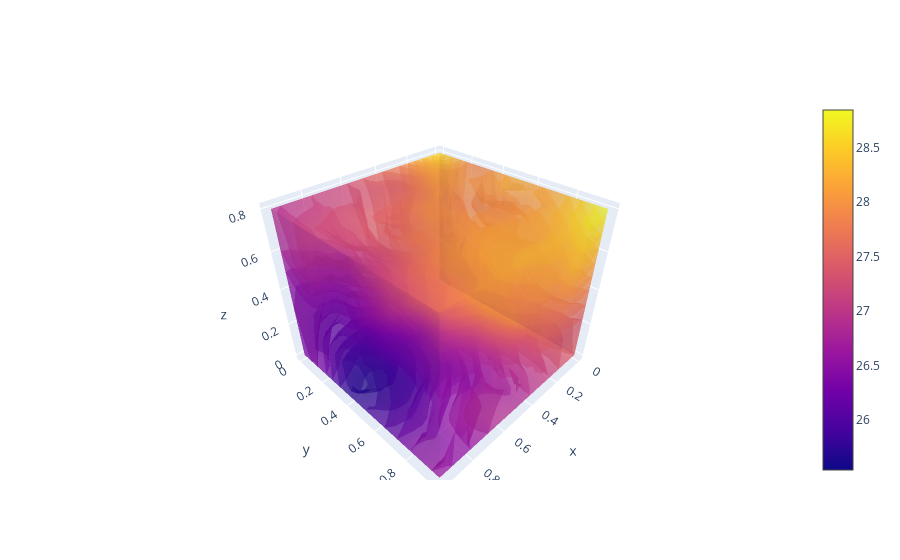
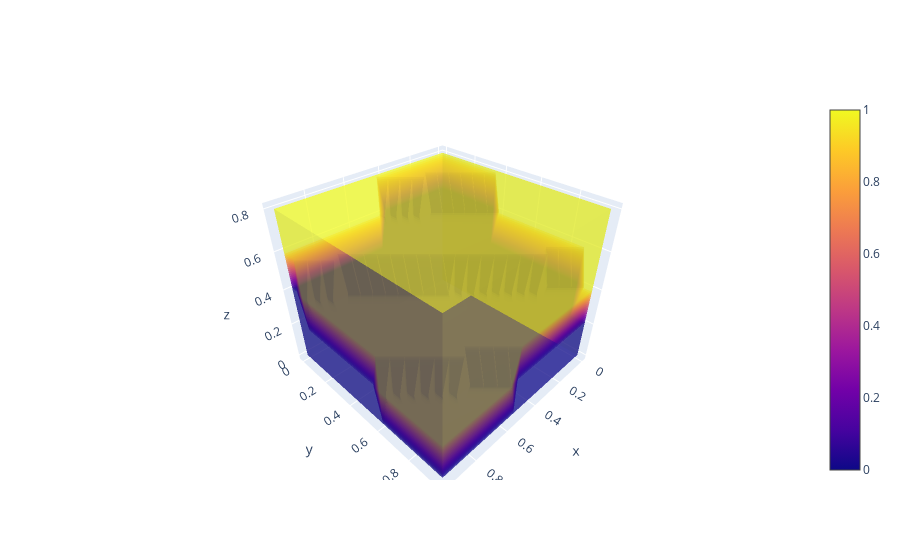
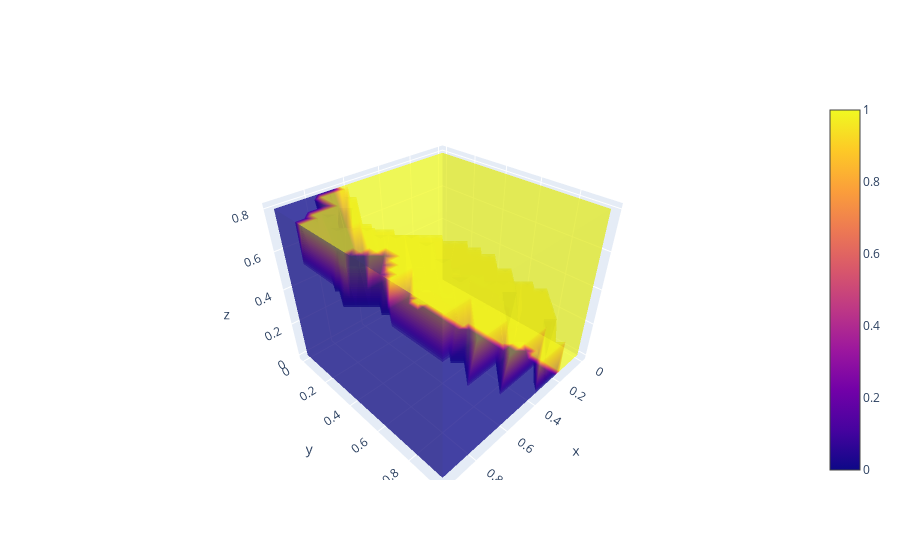

Here is the notebook cell these charts were saved with, in order:
### Code cell
import numpy as np
import matplotlib.pyplot as plt
import plotly
import plotly.graph_objects as go
from matplotlib.gridspec import GridSpec
from random import sample
from scipy.stats import mvn                     # For calculating multivariate pdf and cdf distributions
import plotly.graph_objects as go # for plotting 3d structures

## Functions used
def Matern_cov(sigma, eta, t):
    '''
    :param sigma: scaling coef
    :param eta: range coef
    :param t: distance matrix
    :return: matern covariance
    '''
    return sigma ** 2 * (1 + eta * t) * np.exp(-eta * t)


def design_matrix(sites1v, sites2v, sites3v):
    '''
    :param sites1v:
    :param sites2v:
    :param sites3v:
    :return:
    '''
    return np.hstack((np.ones([len(sites1v), 1]), sites1v, sites2v, sites3v))


def plotf(Y, string):
    plt.figure(figsize=(5,5))
    plt.imshow(Y)
    plt.title(string)
    plt.colorbar(fraction=0.045, pad=0.04)
    plt.gca().invert_yaxis()
    plt.show()


def plotsub(val, string):

    n = val.shape[2]
    fig = plt.figure(figsize=(n * 8, 10))
    gs = GridSpec(nrows=1, ncols=n)
    gs.update(wspace=0.5)

    amin = np.amin(val)
    amax = np.amax(val)

    for i in range(n):
        ax = fig.add_subplot(gs[i])
        im = ax.imshow(val[:, :, i], vmin = amin, vmax = amax)
        plt.colorbar(im, fraction = .04, pad = .04)
        plt.gca().invert_yaxis()
        ax.set(title = string + " on layer " + str(i))
    plt.show()


def plotdepth(val, sites1m, sites2m, string):
    fig = plt.figure(figsize=(10, 10))
    ax = fig.add_subplot(111, projection='3d')
    no = val.shape[2]
    colormap = plt.cm.YlOrRd
    for i in range(no):
        ax.plot_surface(sites1m[:, :, i], sites2m[:, :, i], i * np.ones_like(sites2m[:, :, i]), \
                        facecolors=plt.cm.jet(val[:, :, i]))
        # print(i)
    # ax0.scatter(sites1v, sites2v, sites3v, c="black")
    # ax0.set(xlabel='easting', ylabel='northing')
    plt.show()


def plotf3d(val, X, Y, Z):

    fig = go.Figure(data=go.Volume(
        x=X, y=Y, z=Z,
        value=val,
        opacity=0.4,
        surface_count = 50,
    ))
    fig.update_layout(scene_xaxis_showticklabels=False,
                      scene_yaxis_showticklabels=False,
                      scene_zaxis_showticklabels=False)
    plotly.offline.plot(fig)


def sampling_design(n, M):
    '''
    :param n:
    :param M:
    :return:
    '''
    F = np.zeros([M, n])
    # ind = np.random.randint(n, size = M)
    ind = sample(range(n), M)
    for i in range(M):
        F[i, ind[i]] = True
    return F, ind


print("hello world")
# setup grid
n1 = 25
n2 = 25
n3 = 5
n = n1 * n2 * n3

dn1 = 1/n1
dn2 = 1/n2
dn3 = 1/n3


# define the threshold for salinity only now
S_thres = 31.208

# define regular grid of locations
uu = np.arange(0, 1, dn1).reshape(-1, 1)
vv = np.arange(0, 1, dn2).reshape(-1, 1)
ww = np.arange(0, 1, dn3).reshape(-1, 1)

# vectorise the field
sites1m, sites2m, sites3m = np.meshgrid(uu, vv, ww)
sites1v = sites1m.flatten().reshape(-1, 1)
sites2v = sites2m.flatten().reshape(-1, 1)
sites3v = sites3m.flatten().reshape(-1, 1)

# plot the field
fig = plt.figure(figsize = (10, 10))
ax0 = fig.add_subplot(111, projection = '3d')
ax0.scatter(sites1v, sites2v, sites3v, c = "black")
ax0.set(xlabel = 'easting', ylabel = 'northing')
plt.show()

# prior mean
m = 0

# compute distance
aa = np.ones([n, 1])
ddx = np.dot(sites1v, aa.T) - np.dot(aa, sites1v.T)
dd2x = ddx * ddx
ddy = np.dot(sites2v, aa.T) - np.dot(aa, sites2v.T)
dd2y = ddy * ddy
ddz = np.dot(sites3v, aa.T) - np.dot(aa, sites3v.T)
dd2z = ddz * ddz
H = np.sqrt(dd2x + dd2y + dd2z)

plotf(H, "distance matrix")

# Simulate the initial random field
alpha = 1.0 # beta as in regression model
sigma = 1.2  # scaling coef in matern kernel
eta = 1.5 # range coef in matern kernel
# eta = 10 # range coef in matern kernel
tau = .05 # iid noise

beta1 = 29.0
beta2 = .133
beta3 = .15
beta4 = .4

BETA_TRUE = np.array([[beta1], [beta2], [beta3], [beta4]])
THETA_TRUE = np.array([[sigma], [eta], [tau]])

Sigma = Matern_cov(sigma, eta, H)  # matern covariance
plotf(Sigma, "cov")

L = np.linalg.cholesky(Sigma)  # lower triangle matrix

x = np.dot(L, np.random.randn(n).reshape(-1, 1))
X = design_matrix(sites1v, sites2v, sites3v) # X refers to the design matrix, including the intercept
mu_trend = np.dot(X, BETA_TRUE).reshape(n, 1)
mu_trend_m = mu_trend.reshape(n1, n2, n3)

# plotsub(mu_trend_m, "trend of the field")
# plotdepth(mu_trend_m, sites1m, sites2m, "test")

plotsub(np.copy(mu_trend).reshape(n1, n2, n3), "mean trend")
mu_real = mu_trend + x  # add covariance
plotsub(np.copy(mu_real).reshape(n1, n2, n3), "realisation of grf")

pp = []
for i in range(n):
    Sigma_selected = Sigma[i,i]
    Mxi = mu_trend[i]
    pp.append(mvn.mvnun(np.array([-np.inf]), np.array([0]), np.subtract([S_thres], np.array(Mxi)), Sigma_selected)[0])

ES_p = np.array(pp)
ES_pm = ES_p.reshape(n1, n2, n3)
plotsub(ES_pm, "excursion probability")
# for i in range(n3):
#     pp = []
#     for j in range(n1):
#         for k in range(n2):
#             Sigma_selected = Sigma[j, k]


excursion = mu_trend.copy()
# excursion = mu_real.copy()
if np.amax(excursion) < S_thres:
    S_thres = np.mean(excursion)
excursion[mu_trend>S_thres] = 1
excursion[mu_trend<=S_thres] = 0

excursion_m = excursion.reshape(n1, n2, n3)
plotsub(excursion_m, "excursion")

fig = go.Figure(data = go.Volume(
    x = sites1v, y = sites2v, z = sites3v,
#     value = excursion,
    value = mu_real,
#     isomin = 0,
#     isomax = 1,
    opacity=.5,
    surface_count = 20,
#     slices_z = dict(show = True, locations = [.4])
))
fig.show()

fig = go.Figure(data = go.Volume(
    x = sites1v, y = sites2v, z = sites3v,
    value = excursion,
#     value = mu_real,
    isomin = 0,
    isomax = 1,
    opacity=.5,
    surface_count = 20,
#     slices_z = dict(show = True, locations = [.4])
))
fig.show()


excursion_real = mu_real.copy()
# excursion = mu_real.copy()
if np.amax(excursion_real) < S_thres:
    S_thres = np.mean(excursion_real)
excursion_real[mu_real>S_thres] = 1
excursion_real[mu_real<=S_thres] = 0

fig = go.Figure(data = go.Volume(
    x = sites1v, y = sites2v, z = sites3v,
    value = excursion_real,
#     value = mu_real,
    isomin = 0,
    isomax = 1,
    opacity=.5,
    surface_count = 20,
#     slices_z = dict(show = True, locations = [.4])
))
fig.show()


# plotly.offline.plot(fig)

# val = excursion_m
# string = "excursion"
# n = val.shape[2]
# fig = plt.figure(figsize=(n * 8, 10))
# gs = GridSpec(nrows=1, ncols=n)
# gs.update(wspace=0.5)
#
# vmin = np.amin(val)
# vmax = np.amax(val)
#
# for i in range(n):
#     ax = fig.add_subplot(gs[i])
#     im = ax.imshow(val[:, :, i], vmin = 0, vmax = 1)
#     plt.colorbar(im, fraction=.04, pad=.04)
#     plt.gca().invert_yaxis()
#     ax.set(title=string + " on layer " + str(i))
# plt.show()

### Figure 1 — Plotly figure (JSON) as saved in the notebook; plotly's stock layout.template omitted (floating-point values rounded to 4 significant figures; data arrays with more than 128 entries replaced by an {"elided": "..."} marker saying what was removed)
{"data": [{"opacity": 0.5, "surface": {"count": 20}, "type": "volume", "value": {"elided": "3125x1 float values"}, "x": {"elided": "3125x1 float values"}, "y": {"elided": "3125x1 float values"}, "z": {"elided": "3125x1 float values"}}], "layout": {}}

### Figure 2 — Plotly figure (JSON) as saved in the notebook; plotly's stock layout.template omitted (floating-point values rounded to 4 significant figures; data arrays with more than 128 entries replaced by an {"elided": "..."} marker saying what was removed)
{"data": [{"isomax": 1, "isomin": 0, "opacity": 0.5, "surface": {"count": 20}, "type": "volume", "value": {"elided": "3125x1 int values"}, "x": {"elided": "3125x1 float values"}, "y": {"elided": "3125x1 float values"}, "z": {"elided": "3125x1 float values"}}], "layout": {}}

### Figure 3 — Plotly figure (JSON) as saved in the notebook; plotly's stock layout.template omitted (floating-point values rounded to 4 significant figures; data arrays with more than 128 entries replaced by an {"elided": "..."} marker saying what was removed)
{"data": [{"isomax": 1, "isomin": 0, "opacity": 0.5, "surface": {"count": 20}, "type": "volume", "value": {"elided": "3125x1 int values"}, "x": {"elided": "3125x1 float values"}, "y": {"elided": "3125x1 float values"}, "z": {"elided": "3125x1 float values"}}], "layout": {}}
